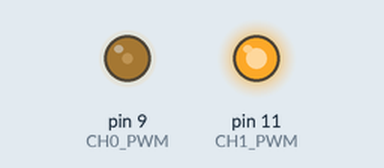
A sketch run on a simulated Arduino Uno, built with avr-gcc and run on an emulated ATmega328P. Shown: output pins drawn as LEDs (lit = HIGH).

Above: at 0.1 s.
Timing chart, 0 to 1.6 s (numbered marks = the images above):
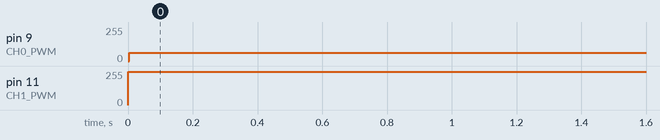

Measured:
- by itself, pin 9 (CH0_PWM): 0/255 → 62/255 at 0.00 s
- by itself, pin 11 (CH1_PWM): 0/255 → 250/255 at 0.00 s

The sketch:

v1.0.ino
```cpp
// GitHub Account:  GitHub.com/AliRezaJoodi

uint8_t CH0_PWM=9;
uint8_t CH1_PWM=11;
uint16_t val_chr=125;
uint16_t val_int=250;

void setup(){
  pinMode(CH0_PWM,OUTPUT);
  TCCR1A=0b10110011;
  TCCR1B=0b00000011;
  pinMode(CH1_PWM,OUTPUT);
}

void loop(){
  analogWrite(CH0_PWM,val_int);
  analogWrite(CH1_PWM,val_int);
  delay(500);
}
```
